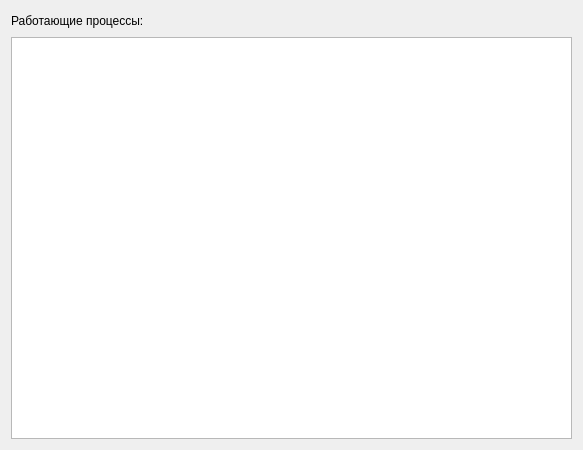
<?xml version="1.0" encoding="UTF-8"?>
<ui version="4.0">
 <class>Form</class>
 <widget class="QWidget" name="Form">
  <property name="geometry">
   <rect>
    <x>0</x>
    <y>0</y>
    <width>583</width>
    <height>450</height>
   </rect>
  </property>
  <property name="windowTitle">
   <string>Form</string>
  </property>
  <layout class="QVBoxLayout" name="verticalLayout">
   <item>
    <widget class="QLabel" name="label_process">
     <property name="minimumSize">
      <size>
       <width>191</width>
       <height>20</height>
      </size>
     </property>
     <property name="text">
      <string>Работающие процессы:</string>
     </property>
    </widget>
   </item>
   <item>
    <widget class="QPlainTextEdit" name="plainTextEdit"/>
   </item>
  </layout>
 </widget>
 <resources/>
 <connections/>
</ui>
